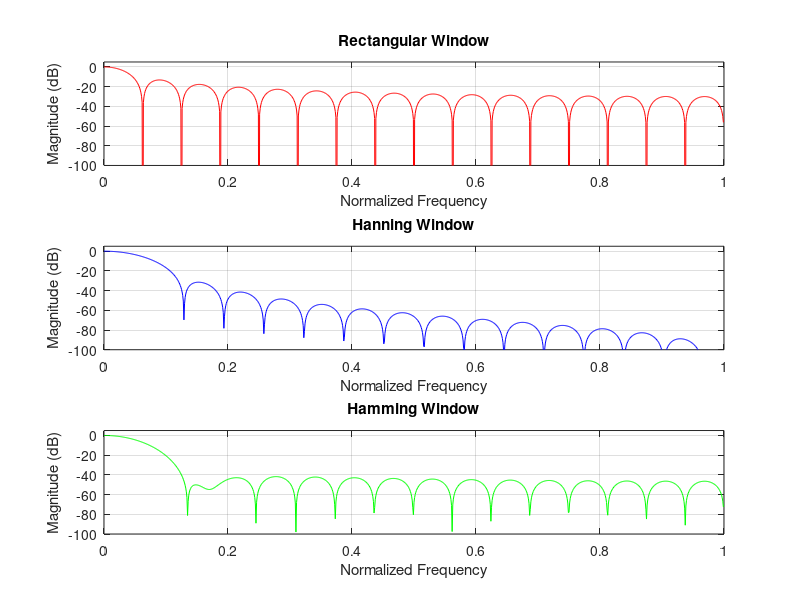

Reproduce this figure in MATLAB.
clc;
clear;
close all;

N = 32;

% Rectangular window
w1 = ones(N,1);
[H1,f] = freqz(w1,1,1024);

figure(1);

subplot(3,1,1);
plot(f/pi,20*log10(abs(H1)/max(abs(H1))+eps),'r');
grid on;
title('Rectangular Window');
xlabel('Normalized Frequency');
ylabel('Magnitude (dB)');
axis([0 1 -100 5]);

% Hanning window
w2 = 0.5-0.5*cos(2*pi*(0:N-1)'/(N-1));
[H2,f] = freqz(w2,1,1024);

subplot(3,1,2);
plot(f/pi,20*log10(abs(H2)/max(abs(H2))+eps),'b');
grid on;
title('Hanning Window');
xlabel('Normalized Frequency');
ylabel('Magnitude (dB)');
axis([0 1 -100 5]);

% Hamming window
w3 = 0.54-0.46*cos(2*pi*(0:N-1)'/(N-1));
[H3,f] = freqz(w3,1,1024);

subplot(3,1,3);
plot(f/pi,20*log10(abs(H3)/max(abs(H3))+eps),'g');
grid on;
title('Hamming Window');
xlabel('Normalized Frequency');
ylabel('Magnitude (dB)');
axis([0 1 -100 5]);

drawnow;
